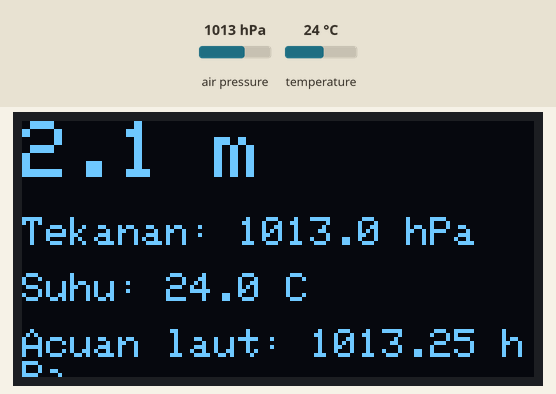
This sketch was run on a simulated ESP32. Parts: 128×64 one-colour display. The test bench sets the inputs (shaded band); at power-on: air pressure 1013 hPa, temperature 24 °C. What the sketch prints to the serial monitor is not drawn.

Above: at 2.8 s.
2.9 s: air pressure set to 952 hPa
At 3.6 s:
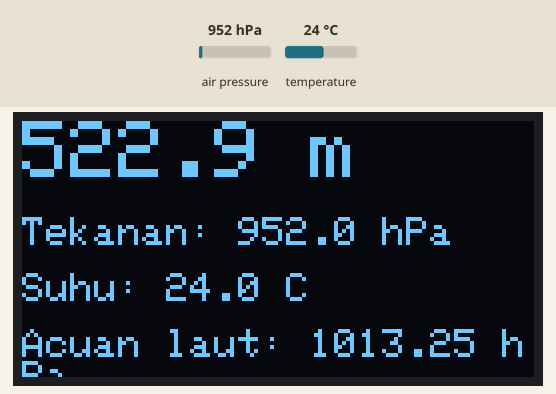
4.6 s: temperature set to 12 °C
At 5.8 s:
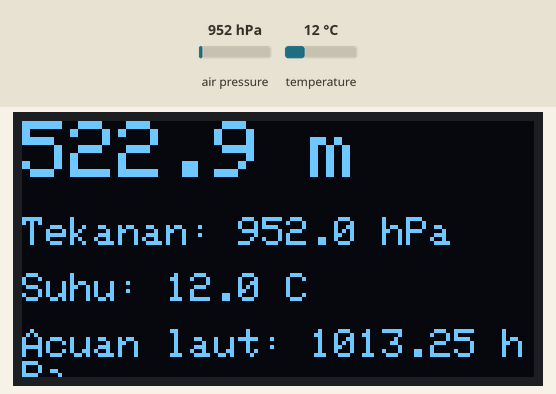
6.1 s: air pressure set to 975 hPa
At 7.1 s:
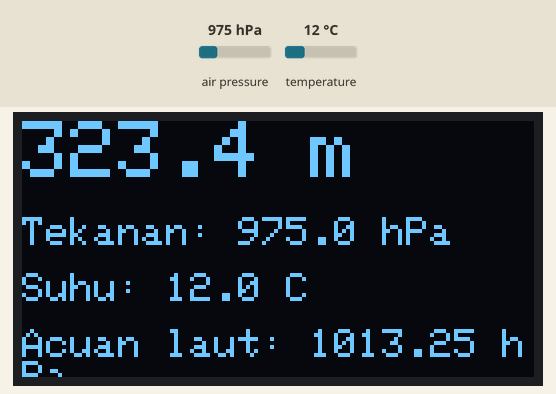
7.6 s: temperature set to 19 °C
Timing chart, 0 to 10.1 s (numbered marks = the images above; inputs shaded):
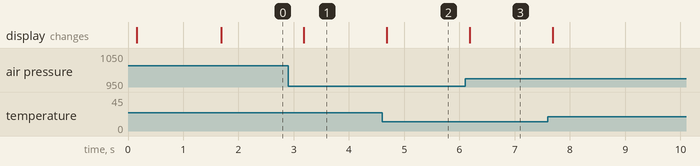

The sketch:

AltimeterBMP280.ino
```cpp
// Altimeter Digital — ESP32 + BMP280 + OLED SSD1306
//
// Alat kecil pengukur ketinggian: sensor BMP280 membaca tekanan udara,
// ESP32 menghitung ketinggian dari tekanan itu dengan rumus barometrik,
// lalu hasilnya tampil di layar OLED 128x64 (ketinggian, tekanan, suhu).
//
// Wiring (semua lewat bus I2C yang sama):
//   BMP280 VIN  -> ESP32 3V3
//   BMP280 GND  -> ESP32 GND
//   BMP280 SDA  -> ESP32 GPIO21
//   BMP280 SCL  -> ESP32 GPIO22
//   OLED   VIN  -> ESP32 3V3
//   OLED   GND  -> ESP32 GND
//   OLED   SDA  -> ESP32 GPIO21
//   OLED   SCL  -> ESP32 GPIO22
//
// Library yang dibutuhkan (Arduino IDE / arduino-cli):
//   Adafruit BMP280 Library 3.0.0
//   Adafruit SSD1306 2.5.17
//   Adafruit GFX Library 1.13.0
//   Adafruit Unified Sensor 1.1.15
//   Adafruit BusIO 1.17.4
//
// Compile:
//   arduino-cli compile --fqbn esp32:esp32:esp32 AltimeterBMP280
//
// Skema + repo: https://github.com/oerban70-cloud/altimeter-digital-bmp280

#include <Wire.h>
#include <Adafruit_BMP280.h>
#include <Adafruit_GFX.h>
#include <Adafruit_SSD1306.h>

// ---------------------------------------------------------------------------
// Konfigurasi — semua angka yang bisa diubah ada di sini, bukan di tengah kode
// ---------------------------------------------------------------------------

// Pin bus I2C (pin default ESP32 DevKit)
const uint8_t PIN_I2C_SDA = 21;
const uint8_t PIN_I2C_SCL = 22;

// Alamat I2C perangkat (cek dengan I2C scanner bila ragu)
const uint8_t ADDR_BMP280_UTAMA   = 0x76;  // modul BMP280 umumnya 0x76
const uint8_t ADDR_BMP280_CADANGAN = 0x77; // sebagian modul memakai 0x77
const uint8_t ADDR_OLED           = 0x3C;  // OLED SSD1306 128x64

// Ukuran layar OLED
const uint8_t OLED_LEBAR  = 128;
const uint8_t OLED_TINGGI = 64;

// Tekanan di permukaan laut (hPa) — acuan rumus barometrik.
// 1013,25 hPa adalah tekanan standar; ganti dengan tekanan acuan lokal
// (mis. dari BMKG / bandara terdekat) supaya ketinggian lebih akurat.
const float TEKANAN_PERMUKAAN_LAUT_HPA = 1013.25;

// Seberapa sering layar diperbarui (milidetik)
const unsigned long INTERVAL_TAMPIL_MS = 500;

// ---------------------------------------------------------------------------
// Objek perangkat
// ---------------------------------------------------------------------------

Adafruit_BMP280 bmp;  // sensor tekanan + suhu
Adafruit_SSD1306 oled(OLED_LEBAR, OLED_TINGGI, &Wire, -1);  // -1 = tanpa pin reset

// Satu paket hasil ukur, supaya loop tidak memanggil sensor berkali-kali.
struct Pengukuran {
  float suhuC;        // suhu udara (derajat Celsius)
  float tekananHPa;   // tekanan udara (hektopaskal)
  float ketinggianM;  // ketinggian di atas permukaan laut (meter)
};

// Deklarasi awal fungsi (prototipe) — wajib karena bacaPengukuran()
// mengembalikan struct buatan sendiri, yang tidak bisa diprototipe
// otomatis oleh Arduino bila definisinya ada di bawah loop().
Pengukuran bacaPengukuran();
void tampilkanJudul();
void tampilkanPengukuran(const Pengukuran &p);
void tampilkanError(const char *baris1, const char *baris2, const char *baris3);

// ---------------------------------------------------------------------------
// Setup
// ---------------------------------------------------------------------------

void setup() {
  Serial.begin(115200);
  delay(100);

  Wire.begin(PIN_I2C_SDA, PIN_I2C_SCL);

  // Nyalakan OLED dulu supaya pesan error sensor tetap bisa tampil di layar.
  if (!oled.begin(SSD1306_SWITCHCAPVCC, ADDR_OLED)) {
    Serial.println("OLED tidak ditemukan di alamat 0x3C. Cek wiring SDA/SCL.");
    while (true) {
      delay(1000);  // berhenti di sini — tanpa layar alat tidak ada gunanya
    }
  }
  oled.clearDisplay();
  oled.setTextColor(SSD1306_WHITE);

  // Sensor BMP280: coba alamat utama dulu, lalu alamat cadangan.
  if (!bmp.begin(ADDR_BMP280_UTAMA)) {
    Serial.println("BMP280 tidak ditemukan di 0x76, mencoba 0x77...");
    if (!bmp.begin(ADDR_BMP280_CADANGAN)) {
      tampilkanError("BMP280 TIDAK", "DITEMUKAN!", "Cek wiring I2C");
      Serial.println("BMP280 tidak ditemukan di 0x76 maupun 0x77. Cek wiring.");
      while (true) {
        delay(1000);  // berhenti — tanpa sensor tidak ada yang diukur
      }
    }
  }

  // Mode pengukuran: normal, oversampling tinggi untuk hasil yang stabil.
  bmp.setSampling(Adafruit_BMP280::MODE_NORMAL,
                  Adafruit_BMP280::SAMPLING_X2,    // suhu
                  Adafruit_BMP280::SAMPLING_X16,   // tekanan
                  Adafruit_BMP280::FILTER_X16,
                  Adafruit_BMP280::STANDBY_MS_500);

  tampilkanJudul();
  Serial.println("Altimeter siap.");
}

// ---------------------------------------------------------------------------
// Loop utama
// ---------------------------------------------------------------------------

void loop() {
  static unsigned long waktuTerakhir = 0;
  unsigned long sekarang = millis();

  if (sekarang - waktuTerakhir >= INTERVAL_TAMPIL_MS) {
    waktuTerakhir = sekarang;
    tampilkanPengukuran(bacaPengukuran());
  }
}

// ---------------------------------------------------------------------------
// Pembacaan sensor
// ---------------------------------------------------------------------------

Pengukuran bacaPengukuran() {
  Pengukuran hasil;
  hasil.suhuC = bmp.readTemperature();
  // readPressure() mengembalikan Pascal; 1 hPa = 100 Pa.
  hasil.tekananHPa = bmp.readPressure() / 100.0;
  // Rumus barometrik: ketinggian dari tekanan relatif terhadap acuan laut.
  hasil.ketinggianM = bmp.readAltitude(TEKANAN_PERMUKAAN_LAUT_HPA);
  return hasil;
}

// ---------------------------------------------------------------------------
// Tampilan OLED
// ---------------------------------------------------------------------------

void tampilkanJudul() {
  oled.clearDisplay();
  oled.setTextSize(2);
  oled.setCursor(8, 10);
  oled.println("ALTIMETER");
  oled.setTextSize(1);
  oled.setCursor(20, 38);
  oled.println("BMP280 + OLED");
  oled.display();
  delay(1500);
}

void tampilkanPengukuran(const Pengukuran &p) {
  oled.clearDisplay();

  // Baris 1: ketinggian, besar — ini angka yang paling dicari.
  oled.setTextSize(2);
  oled.setCursor(0, 0);
  oled.print(p.ketinggianM, 1);
  oled.print(" m");

  // Baris 2: tekanan udara.
  oled.setTextSize(1);
  oled.setCursor(0, 24);
  oled.print("Tekanan: ");
  oled.print(p.tekananHPa, 1);
  oled.print(" hPa");

  // Baris 3: suhu udara.
  oled.setCursor(0, 38);
  oled.print("Suhu: ");
  oled.print(p.suhuC, 1);
  oled.print(" C");

  // Baris 4: acuan tekanan laut yang dipakai.
  oled.setCursor(0, 52);
  oled.print("Acuan laut: ");
  oled.print(TEKANAN_PERMUKAAN_LAUT_HPA, 2);
  oled.print(" hPa");

  oled.display();

  // Cermin ke Serial Monitor untuk debug.
  Serial.print("Ketinggian: ");
  Serial.print(p.ketinggianM, 1);
  Serial.print(" m | Tekanan: ");
  Serial.print(p.tekananHPa, 1);
  Serial.print(" hPa | Suhu: ");
  Serial.print(p.suhuC, 1);
  Serial.println(" C");
}

void tampilkanError(const char *baris1, const char *baris2, const char *baris3) {
  oled.clearDisplay();
  oled.setTextSize(1);
  oled.setCursor(0, 10);
  oled.println(baris1);
  oled.setCursor(0, 26);
  oled.println(baris2);
  oled.setCursor(0, 42);
  oled.println(baris3);
  oled.display();
}
```

Measured:
- after the input at 2.9 s, the display: changes after 0.28 s (image 1)
- after the input at 4.6 s, the display: changes after 0.08 s (image 2)
- after the input at 6.1 s, the display: changes after 0.08 s (image 3)
